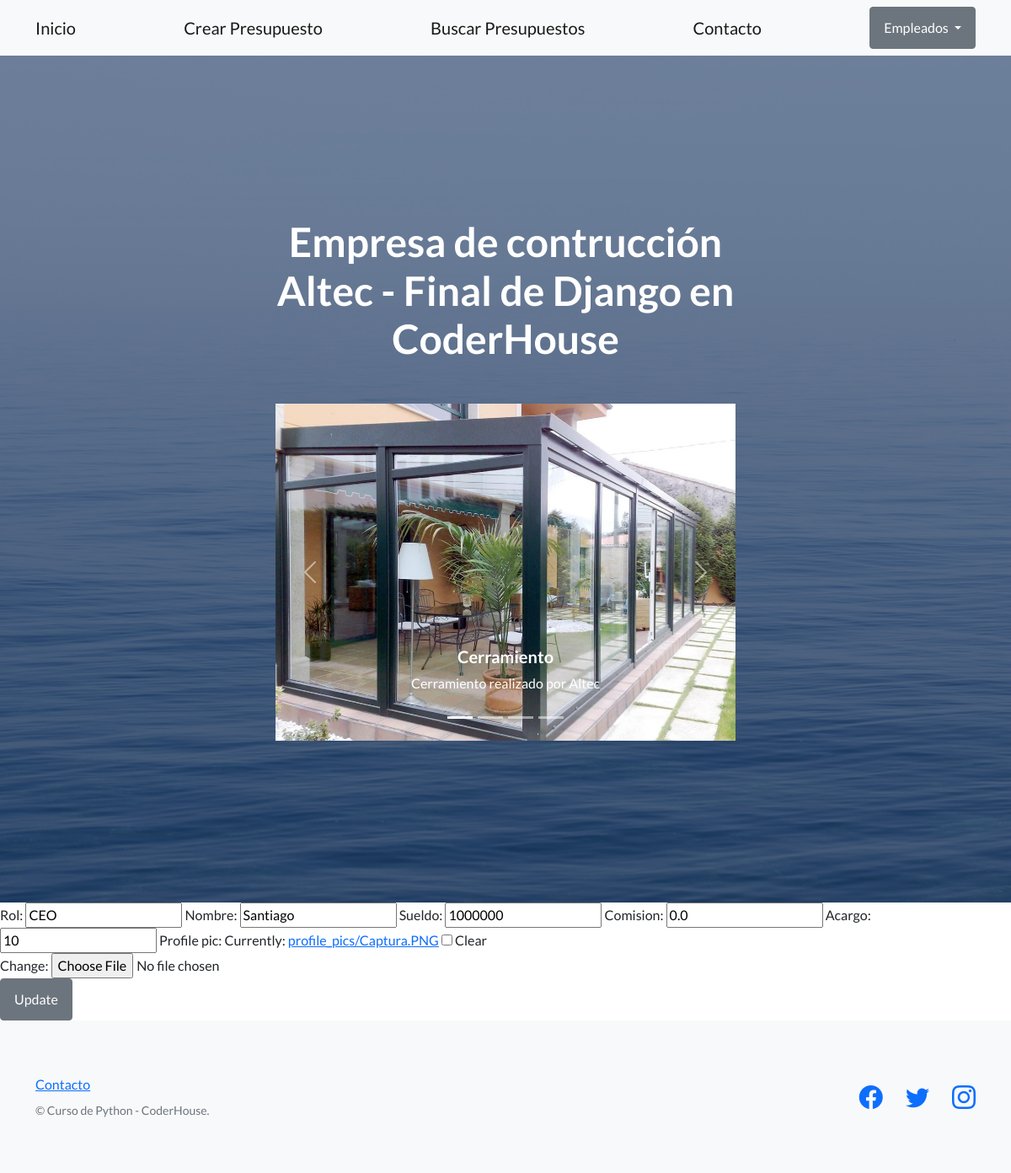
Before: /Altec/editar_empleado/737 with the older database file.
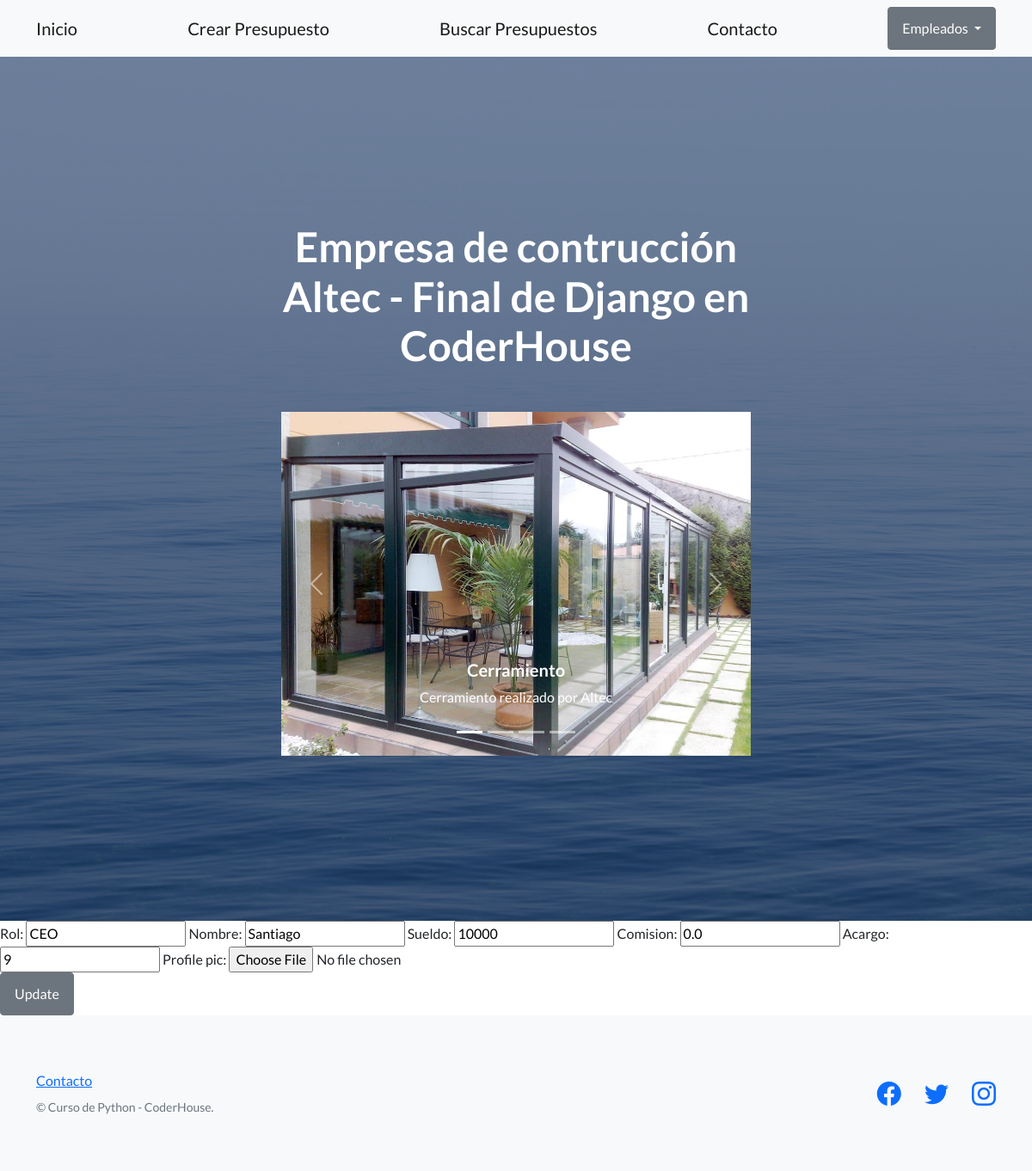
After: the same page with the newer database file.
### Altec/models.py (models this page shows, shortened)
class Empleados(models.Model):
    rol = models.CharField(max_length=40)
    nombre = models.CharField(max_length=40)
    sueldo=models.IntegerField()
    comision = models.FloatField()
    acargo= models.IntegerField()
    profile_pic=models.ImageField(upload_to='media/',blank=True,null=True)

### Altec/views.py (the view)
# urls.py: path('editar_empleado/<empleados_id>', views.editar_empleados,name="editar-empleado"),
def editar_empleados(request,empleados_id):
    empleados = Empleados.objects.get(pk=empleados_id)
    form = EditarEmpleados(request.POST or None, instance=empleados)
    if request.method == 'POST':
        form = EditarEmpleados(request.POST or None, request.FILES or None, instance=empleados)
        print(form)
        if form.is_valid():
            form.save()
            return redirect('empleados')
    return render(request,'editar.html',{'empleados':empleados,'form':form})

### Altec/forms.py
class EditarEmpleados(ModelForm):
    class Meta:
        model = Empleados
        fields = "__all__"

### Altec/template/editar.html (shortened to what this page needs)
{% extends "base.html" %}
{% load static %}
{% block content %}
<form action="" method="POST" enctype="multipart/form-data">
    {{ form }}
<input type="submit" value="Update" class="btn btn-secondary">
</form>
{% endblock %}

Changed rows visible on the page:
changed Empleados "CEO": sueldo "1000000" → "10000"; acargo "10" → "9"
Other visible differences:
form field form: "☐" → (not shown)
text no longer shown: "Rol: Nombre: Sueldo: Comision: Acargo: Profile pic: Currently: profile_pics/Captura.PNG Clear Change:"
text now shown: "Rol: Nombre: Sueldo: Comision: Acargo: Profile pic:"
